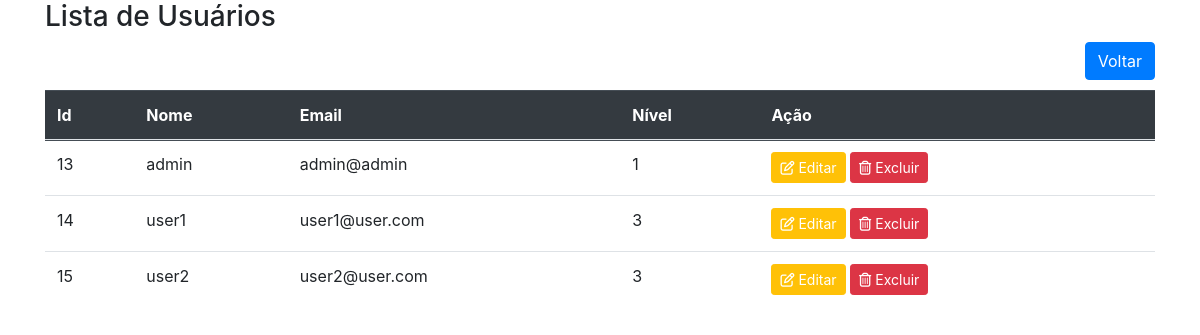
Page /listar_usuarios.php (signed in) on the committed database.
### tables this page shows
CREATE TABLE `usuarios` (
  `id_usuario` int(2) NOT NULL,
  `nome_usuario` varchar(200) NOT NULL,
  `email_usuario` varchar(250) NOT NULL,
  `senha_usuario` varchar(50) NOT NULL,
  `nivel_usuario` int(2) NOT NULL,
  `status` varchar(50) NOT NULL
);

### listar_usuarios.php (the view, shortened to what this page needs)
<!DOCTYPE html>
    <head>
        <link rel="stylesheet" href="https://stackpath.bootstrapcdn.com/bootstrap/4.3.1/css/bootstrap.min.css">
    </head>
    <body>
        <div class="container" >
        <h3>Lista de Usuários</h3>
       <div style="text-align: right; margin-bottom: 10px;">
           <a href="menu.php" class="btn btn-primary">Voltar</a>
         </div>
            <table class="table">
                <thead class="thead-dark">
                    <tr>
                        <th scope="col">Id</th>
                        <th scope="col">Nome</th>
                        <th scope="col">Email</th>
                        <th scope="col">Nível</th>
                        <th scope="col">Ação</th>
                    </tr>
                </thead>
                   <tr>
                        <?php
                            include 'conexao.php';
                            $sql = "SELECT * FROM `usuarios`";
                            $busca = mysqli_query($conexao,$sql);
                            while ($array = mysqli_fetch_array($busca)) {
                                $id_usuario = $array['id_usuario'];
                                $nomeusuario = $array['nome_usuario'];
                                $emailusuario = $array['email_usuario'];
                                $nivel = $array['nivel_usuario'];
                        ?>
                    <tr>
                        <td><?php echo $id_usuario ?></td>
                        <td><?php echo $nomeusuario ?></td>
                        <td><?php echo $emailusuario ?></td>
                        <td><?php echo $nivel ?></td>
                        <td><a class="btn btn-warning btn-sm" href="editar_usuario.php?id=<?php echo $id_usuario?>" role="button" style="color:white"><i class="far fa-edit"></i> Editar</a>
                            <a class="btn btn-danger btn-sm" href="_deletar_usuario.php?id=<?php echo $id_usuario?>" role="button" style="color:white"><i class="far fa-trash-alt"></i> Excluir</a>
                        </td>
                    </tr>
                    <?php } ?>
                    </tr>
            </table>
        </div>
    </body>
</html>

### rows in the picture
usuarios: id_usuario "13", nome_usuario "admin", email_usuario "admin@admin", nivel_usuario "1"
usuarios: id_usuario "14", nome_usuario "user1", email_usuario "user1@user.com", nivel_usuario "3"
usuarios: id_usuario "15", nome_usuario "user2", email_usuario "user2@user.com", nivel_usuario "3"
